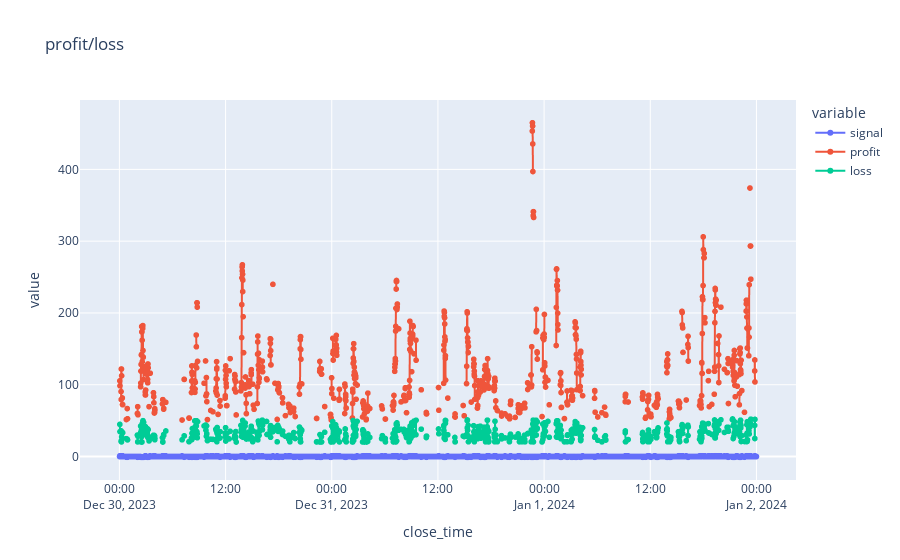
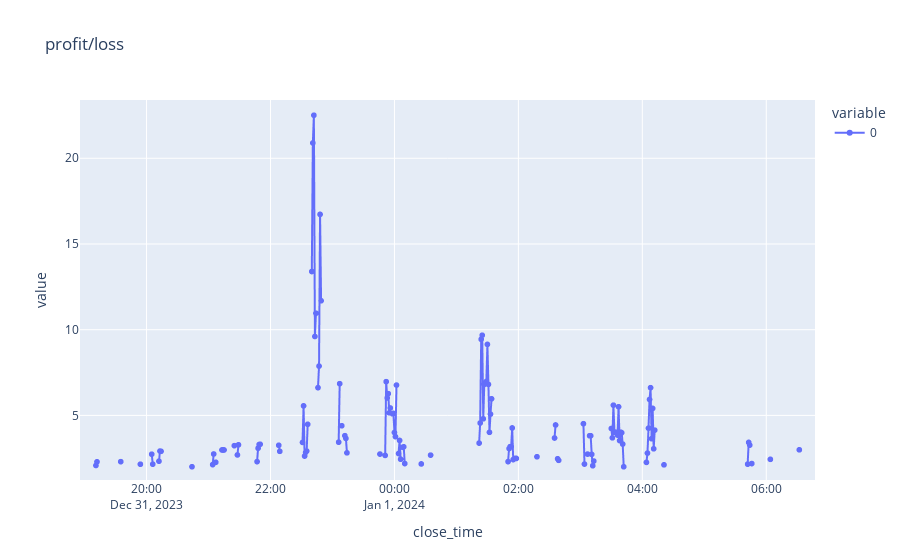

Notebook cell for these charts, in order:
### Code cell
def calc_signal(candles, predict_window, open_ratio, min_profit_ratio, max_loss_ratio, comission_pct=0.012):
    """ Signal -1,0,1 plus extended debugging info """
    #next_candles = candles[['open', 'high', 'low', 'close', 'vol']].shift(1)

    next_candles = pd.DataFrame(index=candles.index)
    next_candles[['high', 'low']] = (candles[['high', 'low']][::-1]
                                     .rolling(predict_window).agg({'high' : 'max', 'low' : 'min'})
                                     [::-1])

    # BTC-USDT 40 000 * 1% = 400
    # BTC-USDT 40 000 * 0.012% = 40 * 0.012 = 4,8
    comission = comission_pct*0.01*2 # Order open, order close, double comission
    # Ratio to open: generate signal if profit/loss > open ratio
    #open_ratio = 1
    min_profit = candles['close']*(max(comission*2, min_profit_ratio))
    max_loss = candles['close']*max_loss_ratio
    
    signal = pd.DataFrame(index=candles.index)

    # Profit / loss > open ratio considering comission and minimal profit
    profit_buy = (next_candles['high'] - candles['high']) - (candles['close']*2*comission)
    loss_buy =  (candles['high'] - next_candles['low']) + (candles['close']*2*comission)
    signal_buy = (profit_buy > 0) & ((profit_buy / loss_buy) > open_ratio)& (profit_buy > min_profit) & (loss_buy < max_loss)

    
    # Profit / loss > open ratio considering comission and minimal profit
    profit_sell = (candles['low'] - next_candles['low']) - (candles['close']*2*comission)
    loss_sell = (next_candles['high'] - candles['low']) + (candles['close']*2*comission)
    signal_sell = (profit_sell > 0) & ((profit_sell / loss_sell) > open_ratio) & (profit_sell > min_profit) & (loss_sell < max_loss)

    # Signal
    signal['signal'] = 0  # Default to 0
    signal.loc[signal_buy & ~signal_sell, 'signal'] = 1  # Set to 1 where 'buy' is True and 'sell' is False
    signal.loc[~signal_buy & signal_sell, 'signal'] = -1  # Set to -1 where 'sell' is True and 'buy' is False

    df = signal
    # Future profit and loss
    df.loc[signal['signal']==1, 'profit'] = profit_buy
    df.loc[signal['signal']==1, 'loss'] = loss_buy
    df.loc[signal['signal']==-1, 'profit'] = profit_sell
    df.loc[signal['signal']==-1, 'loss'] = loss_sell


    return df

signal = (calc_signal(candles, 
                      predict_window = predict_window, 
                      open_ratio = 2, 
                      # 0.01*0.012*2 - open+close comission 0.012%
                      # Comission is 4.8 for 40K price, ~10 for one open+close trade
                      min_profit_ratio = min_profit_ratio,
                      max_loss_ratio = max_loss_ratio)
         )
#signal[signal['signal']!=0].tail(100)


# Pie plot, signals
plot_signal_counts(signal)


# Line plot, profit/loss
import plotly.express as px
import warnings
# Supress pandas+plotly warning
warnings.simplefilter(action='ignore', category=FutureWarning)
px.line(signal, title='profit/loss').update_traces(mode='lines+markers').show()

#profittoloss=(signal['profit']/signal['loss'])[signal['signal']!=0]
px.line((signal['profit']/signal['loss']), title='profit/loss').update_traces(mode='lines+markers').show()

# Matplotlib profit/loss chart
# signal[signal['signal']!=0].plot(linestyle=':', marker='o', title='profit/loss')
#plt.show()

### Figure 1 — Plotly figure (JSON) as saved in the notebook; plotly's stock layout.template omitted (floating-point values rounded to 4 significant figures; data arrays with more than 128 entries replaced by an {"elided": "..."} marker saying what was removed)
{"data": [{"hovertemplate": "variable=signal<br>close_time=%{x}<br>value=%{y}<extra></extra>", "legendgroup": "signal", "line": {"color": "#636efa", "dash": "solid"}, "marker": {"symbol": "circle"}, "mode": "lines+markers", "name": "signal", "showlegend": true, "type": "scattergl", "x": {"elided": "4320 str values"}, "xaxis": "x", "y": {"elided": "4320 int values"}, "yaxis": "y"}, {"hovertemplate": "variable=profit<br>close_time=%{x}<br>value=%{y}<extra></extra>", "legendgroup": "profit", "line": {"color": "#EF553B", "dash": "solid"}, "marker": {"symbol": "circle"}, "mode": "lines+markers", "name": "profit", "showlegend": true, "type": "scattergl", "x": {"elided": "4320 str values"}, "xaxis": "x", "y": {"elided": "4320 float values"}, "yaxis": "y"}, {"hovertemplate": "variable=loss<br>close_time=%{x}<br>value=%{y}<extra></extra>", "legendgroup": "loss", "line": {"color": "#00cc96", "dash": "solid"}, "marker": {"symbol": "circle"}, "mode": "lines+markers", "name": "loss", "showlegend": true, "type": "scattergl", "x": {"elided": "4320 str values"}, "xaxis": "x", "y": {"elided": "4320 float values"}, "yaxis": "y"}], "layout": {"autosize": true, "legend": {"title": {"text": "variable"}, "tracegroupgap": 0}, "title": {"text": "profit/loss"}, "xaxis": {"anchor": "y", "autorange": true, "domain": [0, 1], "range": ["2023-12-29 19:36:52.0565", "2024-01-02 04:24:07.9435"], "title": {"text": "close_time"}, "type": "date"}, "yaxis": {"anchor": "x", "autorange": true, "domain": [0, 1], "range": [-39.45, 503.4], "title": {"text": "value"}, "type": "linear"}}}

### Figure 2 — Plotly figure (JSON) as saved in the notebook; plotly's stock layout.template omitted (floating-point values rounded to 4 significant figures; data arrays with more than 128 entries replaced by an {"elided": "..."} marker saying what was removed)
{"data": [{"hovertemplate": "variable=0<br>close_time=%{x}<br>value=%{y}<extra></extra>", "legendgroup": "0", "line": {"color": "#636efa", "dash": "solid"}, "marker": {"symbol": "circle"}, "mode": "lines+markers", "name": "0", "showlegend": true, "type": "scattergl", "x": {"elided": "4320 str values"}, "xaxis": "x", "y": {"elided": "4320 float values"}, "yaxis": "y"}], "layout": {"autosize": true, "legend": {"title": {"text": "variable"}, "tracegroupgap": 0}, "title": {"text": "profit/loss"}, "xaxis": {"anchor": "y", "autorange": false, "domain": [0, 1], "range": ["2023-12-31 18:55:33.2923", "2024-01-01 06:47:11.9192"], "title": {"text": "close_time"}, "type": "date"}, "yaxis": {"anchor": "x", "autorange": false, "domain": [0, 1], "range": [1.231, 23.4], "title": {"text": "value"}, "type": "linear"}}}
